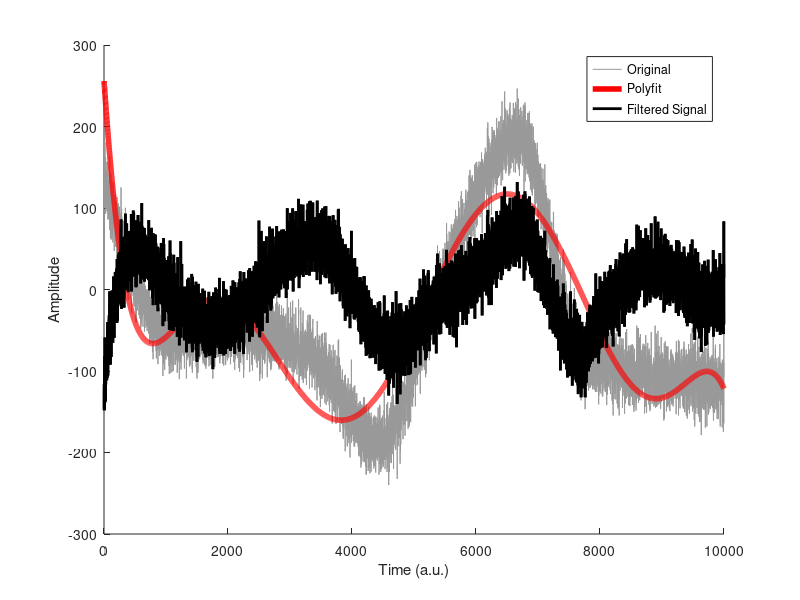
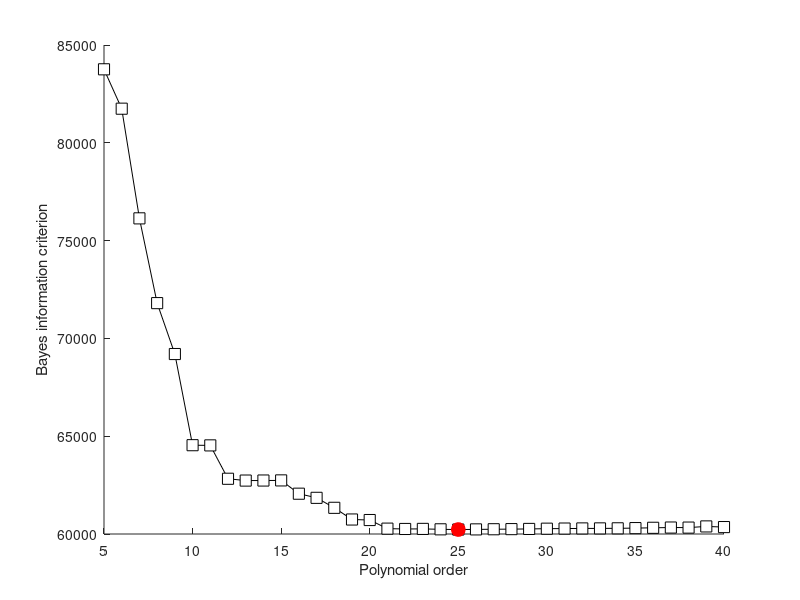
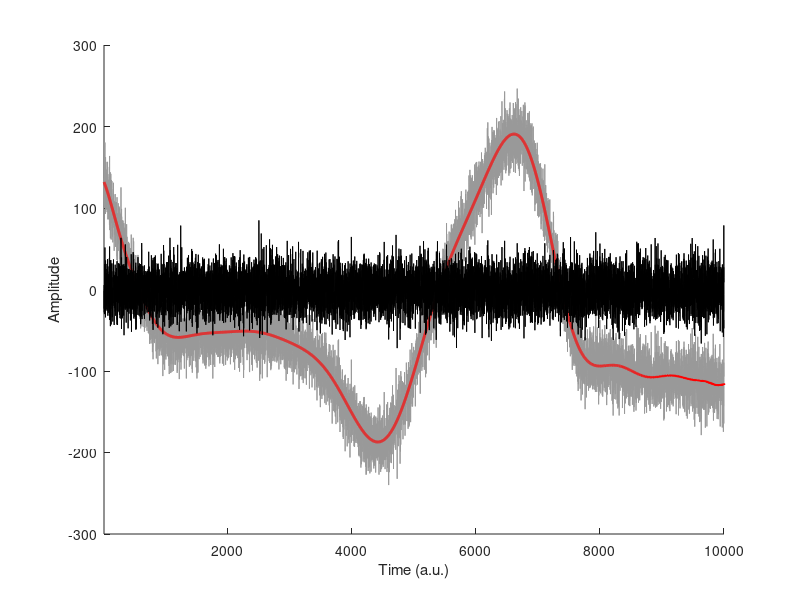

Recreate these plots in MATLAB, in order.
%% Removing non-linear trends with polynomials

%% Generate signal with slow polynomial artifact

n = 10000;
t = (1:n)';
k = 10; % Number of poles for random amplitudes
slowdrift = interp1(100*randn(k,1), linspace(1,k,n), 'pchip')';
signal = slowdrift + 20*randn(n,1);

figure(1), clf, hold on
h = plot(t, signal);
set(h, 'color', [1 1 1]*.6)
xlabel('Time (a.u.)'), ylabel('Amplitude')

%% Fit a 3-order polynomial
 
% Polynomial fit (returns coeffs)
p = polyfit(t, signal, 7);

% Evaluation of polynomial for data prediction
yHat = polyval(p,t);

% Compute residual (cleaned signal)
residual = signal - yHat;

% Plot the fit (function to be removed)
plot(t, yHat, 'r', 'linew', 4)
plot(t, residual, 'k', 'linew', 2)

legend({'Original';'Polyfit';'Filtered Signal'})

%% Using Bayes information criterion to find the optimal order
% b = n*ln(epsilon) + k*ln(n)
% epsilon = n^-1 * sum from 1 to n of (YHat_i - y_i)^2 i.e. mean squared
% error

% possible orders
orders = (5:40)';

% Sum of squared errors
sse1 = zeros(length(orders),1);

% loop through orders
for ri = 1:length(orders)
    
    % Compute polynomial
    yHat = polyval(polyfit(t, signal,orders(ri)),t);
    
    % Compute fit of model to data (sum of squared errors)
    sse1(ri) = sum((yHat - signal).^2) / n;
end

% Bayes Information Criterion
bic = n*log(sse1) + orders*log(n);

% Best parameter has lowest BIC
[bestP,idx] = min(bic);

% Plot the BIC
figure(3), clf, hold on
plot(orders,bic,'ks-','markerfacecolor','w','markersize',8)
plot(orders(idx),bestP,'ro','markersize',10,'markerfacecolor','r')
xlabel('Polynomial order'), ylabel('Bayes information criterion')
zoom on

%% Repeat filter for best (smallest) BIC

% Polynomial fit
polycoefs = polyfit(t, signal, orders(idx));

% Estimated data based on coeffs
yHat = polyval(polycoefs, t);

% Filtered signal is residual
filtsig = signal - yHat;

% Plot
figure(4), clf, hold on
h = plot(t, signal);
set(h, 'color',[1 1 1]*.6)
plot(t, yHat, 'r', 'linew', 2)
plot(t, filtsig, 'k')
set(gca, 'xlim', t([1 end]))

xlabel('Time (a.u.)'), ylabel('Amplitude')